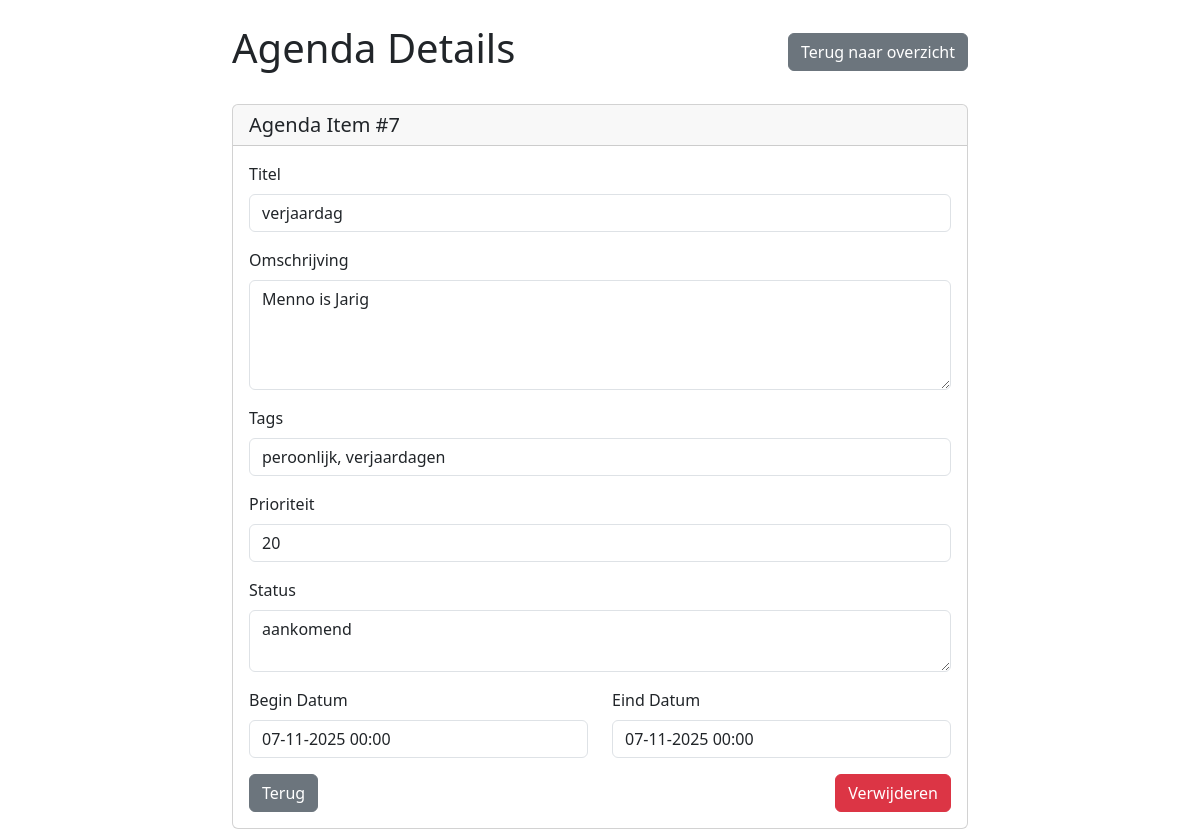
Page /php2/agenda_item.php?ID=7 on the earlier database version.
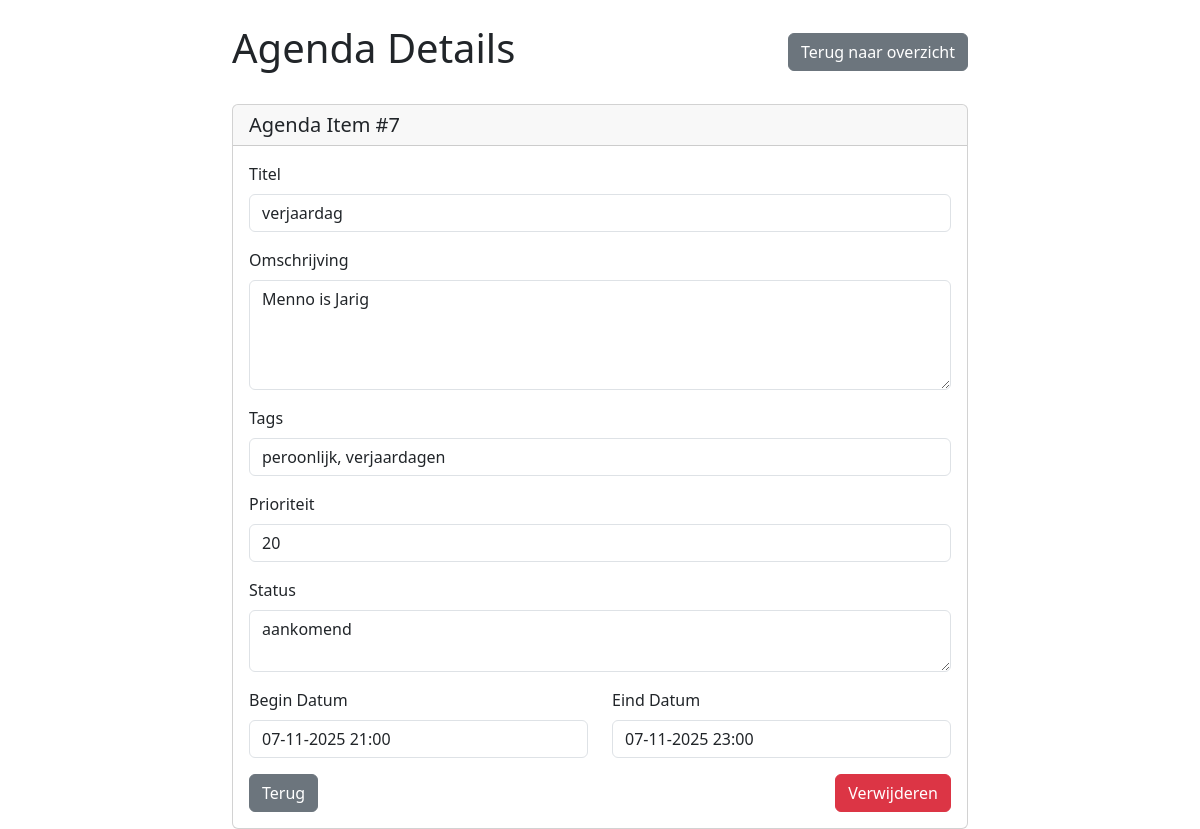
Same page on the later database version.
### tables this page shows
CREATE TABLE "crud_agenda"
(
    ID           integer not null
        constraint crud_agenda_pk
            primary key autoincrement,
    titel        TEXT    not null,
    omschrijving TEXT    not null,
    begin_datum  DATE    not null,
    eind_datum   DATE    not null,
    prioriteit   integer not null,
    status       TEXT    not null,
    tags         TEXT
);

### php2/agenda_item.php (called while the page is built, shortened)
<?php
require "config.php";
$id = $_GET["ID"] ?? null;
try {
    $query = "SELECT * FROM crud_agenda WHERE ID = :id";
    $stmt = $pdo->prepare($query);
    $stmt->bindParam(":id", $id);
    $stmt->execute();
    $agenda_item = $stmt->fetch();
} catch (PDOException $e) {
    error_log("Select query failed: " . $e->getMessage());
    $fout = "Er is een fout opgetreden bij het ophalen van het agenda item.";
}
include_once "views/agenda_item_view.php";

### php2/views/agenda_item_view.php (the view, shortened to what this page needs)
<!DOCTYPE html>
<html lang="en">
<head>
    <link href="./node_modules/bootstrap/dist/css/bootstrap.min.css" rel="stylesheet">
</head>
<body>
    <?php
    function formateerDatum($datum_string) {
        $datum = new DateTime($datum_string);
        return $datum->format("d-m-Y H:i");
    }
    ?>
    <div class="container mt-4">
        <div class="row">
            <div class="col-md-8 mx-auto">
                <div class="d-flex justify-content-between align-items-center mb-4">
                    <h1>Agenda Details</h1>
                    <a href="agenda.php" class="btn btn-secondary">Terug naar overzicht</a>
                </div>
                <div class="card">
                    <div class="card-header">
                        <h5 class="card-title mb-0">Agenda Item #<?= htmlspecialchars($agenda_item["ID"]) ?></h5>
                    </div>
                    <div class="card-body">
                        <form method="POST">
                            <div class="mb-3">
                                <label for="titel" class="form-label">Titel</label>
                                <input type="text" class="form-control" id="titel" name="titel"
                                    value="<?= htmlspecialchars($agenda_item["titel"]) ?>" readonly>
                            </div>
                            <div class="mb-3">
                                <label for="omschrijving" class="form-label">Omschrijving</label>
                                <textarea class="form-control" id="omschrijving" name="omschrijving" rows="4"
                                    readonly><?= htmlspecialchars($agenda_item["omschrijving"]) ?></textarea>
                            </div>
                            <div class="mb-3">
                                <label for="tags" class="form-label">Tags</label>
                                <input type="text" class="form-control" id="tags" name="tags"
                                    value="<?= htmlspecialchars($agenda_item["tags"] ?? "") ?>" readonly>
                            </div>
                            <div class="mb-3">
                                <label for="prioriteit" class="form-label">Prioriteit</label>
                                <input type="text" class="form-control" id="prioriteit" name="prioriteit"
                                    value="<?= htmlspecialchars($agenda_item["prioriteit"] ?? "N/A") ?>" readonly>
                            </div>
                            <div class="mb-3">
                                <label for="status" class="form-label">Status</label>
                                <textarea class="form-control" id="status" name="status" rows="2"
                                    readonly><?= htmlspecialchars($agenda_item["status"] ?? "") ?></textarea>
                            </div>
                            <div class="row">
                                <div class="col-md-6">
                                    <div class="mb-3">
                                        <label for="begin_datum" class="form-label">Begin Datum</label>
                                        <input type="text" class="form-control" id="begin_datum"
                                            name="begin_datum"
                                            value="<?= formateerDatum($agenda_item["begin_datum"]) ?>" readonly>
                                    </div>
                                </div>
                                <div class="col-md-6">
                                    <div class="mb-3">
                                        <label for="eind_datum" class="form-label">Eind Datum</label>
                                        <input type="text" class="form-control" id="eind_datum"
                                            name="eind_datum"
                                            value="<?= formateerDatum($agenda_item["eind_datum"]) ?>" readonly>
                                    </div>
                                </div>
                            </div>
                            <div class="d-flex gap-2">
                                <a href="agenda.php" class="btn btn-secondary">Terug</a>
                                <a href="agenda_verwijderen.php?ID=<?= $agenda_item["ID"] ?>"
                                    class="btn btn-danger ms-auto"
                                    onclick="return confirm('Weet je zeker dat je dit item wilt verwijderen?')">Verwijderen</a>
                            </div>
                        </form>
                    </div>
                </div>
            </div>
        </div>
    </div>
</body>
</html>

Differences in the rows shown:
changed crud_agenda "verjaardag": begin_datum "07-11-2025 00:00" → "07-11-2025 21:00"; eind_datum "07-11-2025 00:00" → "07-11-2025 23:00"
